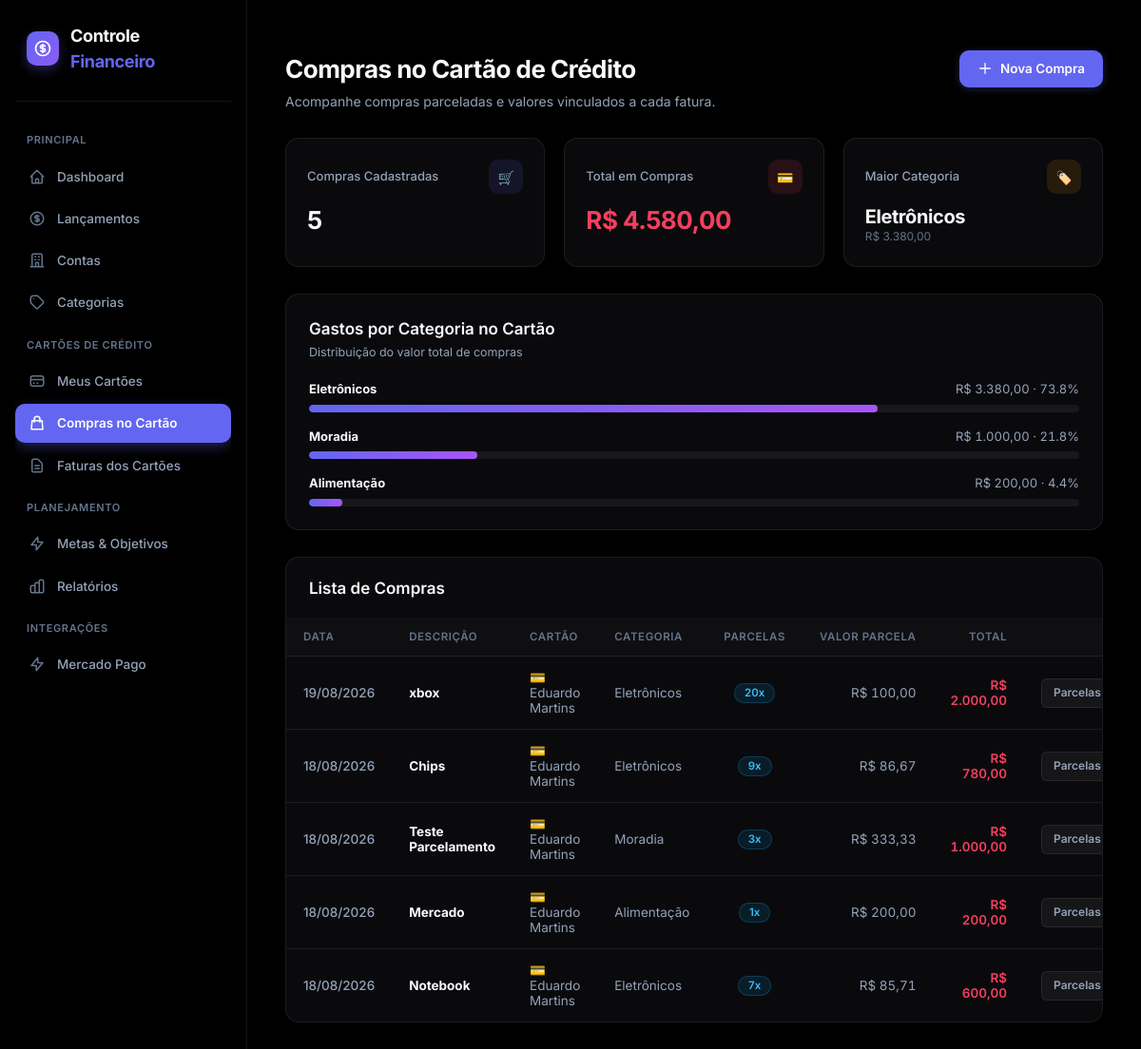
The app's page /compras-cartao/ with its own data.
### models/categoria.py (models this page shows, shortened)
class Categoria(db.Model):
    __tablename__ = "categorias"
    id = db.Column(
        db.Integer,
        primary_key=True
    )
    nome = db.Column(
        db.String(100),
        nullable=False
    )
    tipo = db.Column(
        db.String(20),
        nullable=False
    )
    ativa = db.Column(
        db.Boolean,
        default=True
    )
    lancamentos = db.relationship(
        "Lancamento",
        back_populates="categoria",
        lazy=True
    )

### models/compra_cartao.py (models this page shows, shortened)
class CompraCartao(db.Model):
    __tablename__ = "compras_cartao"
    id = db.Column(
        db.Integer,
        primary_key=True
    )
    descricao = db.Column(
        db.String(200),
        nullable=False
    )
    valor_total = db.Column(
        db.Numeric(12, 2),
        nullable=False
    )
    data_compra = db.Column(
        db.Date,
        nullable=False
    )
    parcelas = db.Column(
        db.Integer,
        nullable=False,
        default=1
    )
    cartao_id = db.Column(
        db.Integer,
        db.ForeignKey("cartoes.id"),
        nullable=False
    )
    categoria_id = db.Column(
        db.Integer,
        db.ForeignKey("categorias.id"),
        nullable=False
    )
    observacao = db.Column(
        db.Text,
        nullable=True
    )
    criado_em = db.Column(
        db.DateTime,
        default=datetime.utcnow
    )
    cartao = db.relationship(
        "Cartao",
        backref="compras"
    )
    categoria = db.relationship(
        "Categoria",
        backref="compras_cartao"
    )
    parcelas_relacionadas = db.relationship(
        "ParcelaCartao",
        back_populates="compra",
        cascade="all, delete-orphan",
        order_by="ParcelaCartao.numero"
    )
    def valor_parcela(self):
        if not self.parcelas:
            return float(
                self.valor_total or 0
            )
        return (
            float(self.valor_total or 0)
            / self.parcelas
        )

### models/cartao.py (models this page shows, shortened)
class Cartao(db.Model):
    __tablename__ = "cartoes"
    id = db.Column(
        db.Integer,
        primary_key=True
    )
    nome = db.Column(
        db.String(100),
        nullable=False
    )
    banco = db.Column(
        db.String(100),
        nullable=False
    )
    ultimos_digitos = db.Column(
        db.String(4),
        nullable=True
    )
    limite = db.Column(
        db.Numeric(12, 2),
        nullable=False,
        default=0
    )
    dia_fechamento = db.Column(
        db.Integer,
        nullable=False
    )
    dia_vencimento = db.Column(
        db.Integer,
        nullable=False
    )
    ativo = db.Column(
        db.Boolean,
        nullable=False,
        default=True
    )
    criado_em = db.Column(
        db.DateTime,
        default=datetime.utcnow
    )
    faturas = db.relationship(
        "FaturaCartao",
        back_populates="cartao",
        cascade="all, delete-orphan"
    )

### routes/compras_cartao.py (the view)
@compras_cartao_bp.route("/")
def listar():
    compras = CompraCartao.query.order_by(
        CompraCartao.data_compra.desc(),
        CompraCartao.id.desc()
    ).all()
    categorias_totais = {}
    for compra in compras:
        categoria_nome = (
            compra.categoria.nome
        )
        valor = Decimal(
            str(
                compra.valor_total or 0
            )
        )
        if categoria_nome not in categorias_totais:
            categorias_totais[
                categoria_nome
            ] = Decimal("0")
        categorias_totais[
            categoria_nome
        ] += valor
    categorias_grafico = sorted(
        categorias_totais.items(),
        key=lambda item: item[1],
        reverse=True
    )
    total_geral = sum(
        categorias_totais.values(),
        Decimal("0")
    )
    maior_categoria = None
    if categorias_grafico:
        nome, valor = (
            categorias_grafico[0]
        )
        maior_categoria = {
            "nome": nome,
            "valor": valor
        }
    categorias_grafico_formatadas = []
    for nome, valor in categorias_grafico:
        if total_geral > 0:
            percentual = (
                valor /
                total_geral *
                Decimal("100")
            )
        else:
            percentual = Decimal("0")
        categorias_grafico_formatadas.append({
            "nome": nome,
            "valor": valor,
            "percentual": float(
                percentual
            )
        })
    return render_template(
        "compras_cartao.html",
        compras=compras,
        total_geral=total_geral,
        maior_categoria=maior_categoria,
        categorias_grafico=(
            categorias_grafico_formatadas
        )
    )

### app.py (called while the page is built)
def formatar_moeda(valor):
    try:
        valor = float(
            valor or 0
        )
    except (
        TypeError,
        ValueError
    ):
        valor = 0.0
    negativo = valor < 0
    valor = abs(
        valor
    )
    texto = f"{valor:,.2f}"
    texto = (
        texto
        .replace(",", "X")
        .replace(".", ",")
        .replace("X", ".")
    )
    if negativo:
        texto = "-" + texto
    return texto

### templates/compras_cartao.html (shortened to what this page needs)
﻿{% extends "base.html" %}
{% block content %}
<div class="page-header">
    <div class="page-header-content">
        <h1>Compras no Cartão de Crédito</h1>
        <p>Acompanhe compras parceladas e valores vinculados a cada fatura.</p>
    </div>
    <div class="page-header-actions">
        <a href="{{ url_for('compras_cartao.nova') }}" class="btn btn-primary">
            <svg xmlns="http://www.w3.org/2000/svg" width="16" height="16" fill="none" viewBox="0 0 24 24" stroke="currentColor">
                <path stroke-linecap="round" stroke-linejoin="round" stroke-width="2" d="M12 4v16m8-8H4"/>
            </svg>
            Nova Compra
        </a>
    </div>
</div>
<div class="cards" style="grid-template-columns: repeat(3, 1fr);">
    <div class="card">
        <div class="card-header-line">
            <span class="card-title">Compras Cadastradas</span>
            <div class="card-icon primary">🛒</div>
        </div>
        <strong class="card-value valor-destaque">{{ compras|length }}</strong>
    </div>
    <div class="card">
        <div class="card-header-line">
            <span class="card-title">Total em Compras</span>
            <div class="card-icon danger">💳</div>
        </div>
        <strong class="card-value valor-negativo">R$ {{ total_geral|moeda }}</strong>
    </div>
    <div class="card">
        <div class="card-header-line">
            <span class="card-title">Maior Categoria</span>
            <div class="card-icon warning">🏷️</div>
        </div>
        {% if maior_categoria %}
            <strong class="card-value" style="font-size: 20px;">{{ maior_categoria.nome }}</strong>
            <span class="card-subtext">R$ {{ maior_categoria.valor|moeda }}</span>
        {% else %}
            <strong class="card-value">—</strong>
        {% endif %}
    </div>
</div>
{% if categorias_grafico %}
<div class="panel">
    <div class="panel-header">
        <div>
            <h2 class="panel-title">Gastos por Categoria no Cartão</h2>
            <span class="panel-subtitle">Distribuição do valor total de compras</span>
        </div>
    </div>
    <div class="relatorio-barras">
        {% for cat in categorias_grafico %}
        <div class="relatorio-barra-item">
            <div class="relatorio-barra-header">
                <strong>{{ cat.nome }}</strong>
                <span>R$ {{ cat.valor|moeda }} · {{ "%.1f"|format(cat.percentual) }}%</span>
            </div>
            <div class="relatorio-barra-bg">
                <div class="relatorio-barra cartao" style="width: {{ cat.percentual }}%;"></div>
            </div>
        </div>
        {% endfor %}
    </div>
</div>
{% endif %}
<div class="panel" style="padding: 0; overflow: hidden;">
    <div class="panel-header" style="padding: 20px 24px 16px; margin-bottom: 0;">
        <h2 class="panel-title">Lista de Compras</h2>
    </div>
    <div class="table-container" style="border: none; border-radius: 0; margin-bottom: 0;">
        <table>
            <thead>
                <tr>
                    <th>Data</th>
                    <th>Descrição</th>
                    <th>Cartão</th>
                    <th>Categoria</th>
                    <th style="text-align: center;">Parcelas</th>
                    <th style="text-align: right;">Valor Parcela</th>
                    <th style="text-align: right;">Total</th>
                    <th style="text-align: right;">Ações</th>
                </tr>
            </thead>
            <tbody>
                {% for compra in compras %}
                <tr>
                    <td style="white-space: nowrap; font-weight: 500; color: var(--text-secondary);">
                        {{ compra.data_compra.strftime("%d/%m/%Y") }}
                    </td>
                    <td>
                        <strong style="color: var(--text-primary);">{{ compra.descricao }}</strong>
                    </td>
                    <td style="color: var(--text-secondary);">
                        💳 {{ compra.cartao.nome }}
                    </td>
                    <td style="color: var(--text-secondary);">
                        {{ compra.categoria.nome }}
                    </td>
                    <td style="text-align: center;">
                        <span class="badge badge-info">{{ compra.parcelas }}x</span>
                    </td>
                    <td style="text-align: right; color: var(--text-secondary); font-variant-numeric: tabular-nums;">
                        R$ {{ compra.valor_parcela()|moeda }}
                    </td>
                    <td style="text-align: right; font-weight: 600; font-variant-numeric: tabular-nums;" class="valor-negativo">
                        R$ {{ compra.valor_total|moeda }}
                    </td>
                    <td>
                        <div style="display: flex; align-items: center; justify-content: flex-end; gap: 8px;">
                            <a href="{{ url_for('compras_cartao.detalhes', id=compra.id) }}" class="btn btn-secondary btn-sm">
                                Parcelas
                            </a>
                        </div>
                    </td>
                </tr>
                {% endfor %}
            </tbody>
        </table>
    </div>
</div>
{% endblock %}

### templates/base.html (style rules this page uses)
:root { color-scheme: dark; }
html, body, .app-layout, .main-wrapper { background-color: #000000 !important; color: #f8fafc !important; }

### records on screen
Categoria: nome "Eletrônicos", valor|moeda "3.380,00", percentual "73.8", {{ cat.percentual }} 73.79912663755458 (drawn)
Categoria: nome "Moradia", valor|moeda "1.000,00", percentual "21.8", {{ cat.percentual }} 21.83406113537118 (drawn)
Categoria: nome "Alimentação", valor|moeda "200,00", percentual "4.4", {{ cat.percentual }} 4.366812227074236 (drawn)
CompraCartao: data_compra "19/08/2026", descricao "xbox", cartao.nome "Eduardo Martins", categoria.nome "Eletrônicos", parcelas "20", valor_parcela|moeda "100,00", valor_total|moeda "2.000,00"
CompraCartao: data_compra "18/08/2026", descricao "Chips", cartao.nome "Eduardo Martins", categoria.nome "Eletrônicos", parcelas "9", valor_parcela|moeda "86,67", valor_total|moeda "780,00"
CompraCartao: data_compra "18/08/2026", descricao "Teste Parcelamento", cartao.nome "Eduardo Martins", categoria.nome "Moradia", parcelas "3", valor_parcela|moeda "333,33", valor_total|moeda "1.000,00"
CompraCartao: data_compra "18/08/2026", descricao "Mercado", cartao.nome "Eduardo Martins", categoria.nome "Alimentação", parcelas "1", valor_parcela|moeda "200,00", valor_total|moeda "200,00"
CompraCartao: data_compra "18/08/2026", descricao "Notebook", cartao.nome "Eduardo Martins", categoria.nome "Eletrônicos", parcelas "7", valor_parcela|moeda "85,71", valor_total|moeda "600,00"

### other values on screen
{{ compras|length }} "5"
{{ total_geral|moeda }} "4.580,00"
{{ maior_categoria.valor|moeda }} "3.380,00"
